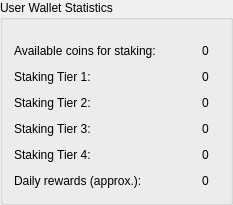
             <widget class="QGroupBox" name="grpWalletStats">
              <property name="sizePolicy">
               <sizepolicy hsizetype="Expanding" vsizetype="Preferred">
                <horstretch>0</horstretch>
                <verstretch>0</verstretch>
               </sizepolicy>
              </property>
              <property name="minimumSize">
               <size>
                <width>0</width>
                <height>160</height>
               </size>
              </property>
              <property name="maximumSize">
               <size>
                <width>500</width>
                <height>16777215</height>
               </size>
              </property>
              <property name="title">
               <string>User Wallet Statistics</string>
              </property>
              <layout class="QVBoxLayout" name="verticalLayout_6">
               <item>
                <spacer name="verticalSpacer_4">
                 <property name="orientation">
                  <enum>Qt::Vertical</enum>
                 </property>
                 <property name="sizeType">
                  <enum>QSizePolicy::Fixed</enum>
                 </property>
                 <property name="sizeHint" stdset="0">
                  <size>
                   <width>20</width>
                   <height>10</height>
                  </size>
                 </property>
                </spacer>
               </item>
               <item>
                <layout class="QHBoxLayout" name="horizontalLayout_14">
                 <item>
                  <widget class="QLabel" name="lblUserStakeCoins">
                   <property name="text">
                    <string>Available coins for staking:</string>
                   </property>
                  </widget>
                 </item>
                 <item>
                  <spacer name="horizontalSpacer_31">
                   <property name="orientation">
                    <enum>Qt::Horizontal</enum>
                   </property>
                   <property name="sizeHint" stdset="0">
                    <size>
                     <width>40</width>
                     <height>20</height>
                    </size>
                   </property>
                  </spacer>
                 </item>
                 <item>
                  <widget class="QLabel" name="lblUserStakeCoinsValue">
                   <property name="text">
                    <string>0</string>
                   </property>
                  </widget>
                 </item>
                 <item>
                  <spacer name="horizontalSpacer_25">
                   <property name="orientation">
                    <enum>Qt::Horizontal</enum>
                   </property>
                   <property name="sizeType">
                    <enum>QSizePolicy::Fixed</enum>
                   </property>
                   <property name="sizeHint" stdset="0">
                    <size>
                     <width>10</width>
                     <height>20</height>
                    </size>
                   </property>
                  </spacer>
                 </item>
                </layout>
               </item>
               <item>
                <layout class="QHBoxLayout" name="horizontalLayout_15">
                 <item>
                  <widget class="QLabel" name="lblUserStakeTier1">
                   <property name="text">
                    <string>Staking Tier 1:</string>
                   </property>
                  </widget>
                 </item>
                 <item>
                  <spacer name="horizontalSpacer_32">
                   <property name="orientation">
                    <enum>Qt::Horizontal</enum>
                   </property>
                   <property name="sizeHint" stdset="0">
                    <size>
                     <width>40</width>
                     <height>20</height>
                    </size>
                   </property>
                  </spacer>
                 </item>
                 <item>
                  <widget class="QLabel" name="lblUserStakeTier1Value">
                   <property name="text">
                    <string>0</string>
                   </property>
                  </widget>
                 </item>
                 <item>
                  <spacer name="horizontalSpacer_26">
                   <property name="orientation">
                    <enum>Qt::Horizontal</enum>
                   </property>
                   <property name="sizeType">
                    <enum>QSizePolicy::Fixed</enum>
                   </property>
                   <property name="sizeHint" stdset="0">
                    <size>
                     <width>10</width>
                     <height>20</height>
                    </size>
                   </property>
                  </spacer>
                 </item>
                </layout>
               </item>
               <item>
                <layout class="QHBoxLayout" name="horizontalLayout_16">
                 <item>
                  <widget class="QLabel" name="lblUserStakeTier2">
                   <property name="text">
                    <string>Staking Tier 2:</string>
                   </property>
                  </widget>
                 </item>
                 <item>
                  <spacer name="horizontalSpacer_33">
                   <property name="orientation">
                    <enum>Qt::Horizontal</enum>
                   </property>
                   <property name="sizeHint" stdset="0">
                    <size>
                     <width>40</width>
                     <height>20</height>
                    </size>
                   </property>
                  </spacer>
                 </item>
                 <item>
                  <widget class="QLabel" name="lblUserStakeTier2Value">
                   <property name="text">
                    <string>0</string>
                   </property>
                  </widget>
                 </item>
                 <item>
                  <spacer name="horizontalSpacer_27">
                   <property name="orientation">
                    <enum>Qt::Horizontal</enum>
                   </property>
                   <property name="sizeType">
                    <enum>QSizePolicy::Fixed</enum>
                   </property>
                   <property name="sizeHint" stdset="0">
                    <size>
                     <width>10</width>
                     <height>20</height>
                    </size>
                   </property>
                  </spacer>
                 </item>
                </layout>
               </item>
               <item>
                <layout class="QHBoxLayout" name="horizontalLayout_17">
                 <item>
                  <widget class="QLabel" name="lblUserStakeTier3">
                   <property name="text">
                    <string>Staking Tier 3:</string>
                   </property>
                  </widget>
                 </item>
                 <item>
                  <spacer name="horizontalSpacer_34">
                   <property name="orientation">
                    <enum>Qt::Horizontal</enum>
                   </property>
                   <property name="sizeHint" stdset="0">
                    <size>
                     <width>40</width>
                     <height>20</height>
                    </size>
                   </property>
                  </spacer>
                 </item>
                 <item>
                  <widget class="QLabel" name="lblUserStakeTier3Value">
                   <property name="text">
                    <string>0</string>
                   </property>
                  </widget>
                 </item>
                 <item>
                  <spacer name="horizontalSpacer_28">
                   <property name="orientation">
                    <enum>Qt::Horizontal</enum>
                   </property>
                   <property name="sizeType">
                    <enum>QSizePolicy::Fixed</enum>
                   </property>
                   <property name="sizeHint" stdset="0">
                    <size>
                     <width>10</width>
                     <height>20</height>
                    </size>
                   </property>
                  </spacer>
                 </item>
                </layout>
               </item>
               <item>
                <layout class="QHBoxLayout" name="horizontalLayout_18">
                 <item>
                  <widget class="QLabel" name="lblUserStakeTier4">
                   <property name="text">
                    <string>Staking Tier 4:</string>
                   </property>
                  </widget>
                 </item>
                 <item>
                  <spacer name="horizontalSpacer_35">
                   <property name="orientation">
                    <enum>Qt::Horizontal</enum>
                   </property>
                   <property name="sizeHint" stdset="0">
                    <size>
                     <width>40</width>
                     <height>20</height>
                    </size>
                   </property>
                  </spacer>
                 </item>
                 <item>
                  <widget class="QLabel" name="lblUserStakeTier4Value">
                   <property name="text">
                    <string>0</string>
                   </property>
                  </widget>
                 </item>
                 <item>
                  <spacer name="horizontalSpacer_29">
                   <property name="orientation">
                    <enum>Qt::Horizontal</enum>
                   </property>
                   <property name="sizeType">
                    <enum>QSizePolicy::Fixed</enum>
                   </property>
                   <property name="sizeHint" stdset="0">
                    <size>
                     <width>10</width>
                     <height>20</height>
                    </size>
                   </property>
                  </spacer>
                 </item>
                </layout>
               </item>
               <item>
                <layout class="QHBoxLayout" name="horizontalLayout_19">
                 <item>
                  <widget class="QLabel" name="lblUserStakeRewards">
                   <property name="text">
                    <string>Daily rewards (approx.):</string>
                   </property>
                  </widget>
                 </item>
                 <item>
                  <spacer name="horizontalSpacer_36">
                   <property name="orientation">
                    <enum>Qt::Horizontal</enum>
                   </property>
                   <property name="sizeHint" stdset="0">
                    <size>
                     <width>40</width>
                     <height>20</height>
                    </size>
                   </property>
                  </spacer>
                 </item>
                 <item>
                  <widget class="QLabel" name="lblUserStakeRewardsValue">
                   <property name="text">
                    <string>0</string>
                   </property>
                  </widget>
                 </item>
                 <item>
                  <spacer name="horizontalSpacer_30">
                   <property name="orientation">
                    <enum>Qt::Horizontal</enum>
                   </property>
                   <property name="sizeType">
                    <enum>QSizePolicy::Fixed</enum>
                   </property>
                   <property name="sizeHint" stdset="0">
                    <size>
                     <width>10</width>
                     <height>20</height>
                    </size>
                   </property>
                  </spacer>
                 </item>
                </layout>
               </item>
              </layout>
             </widget>
